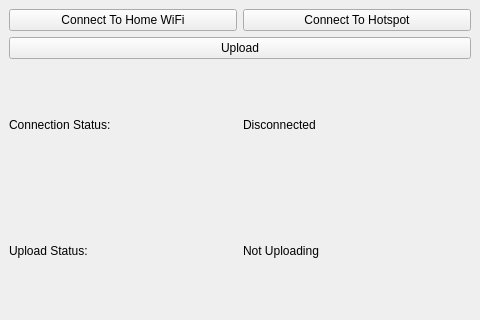
<?xml version="1.0" encoding="UTF-8"?>
<ui version="4.0">
 <class>MainWindow</class>
 <widget class="QMainWindow" name="MainWindow">
  <property name="geometry">
   <rect>
    <x>0</x>
    <y>0</y>
    <width>480</width>
    <height>320</height>
   </rect>
  </property>
  <property name="windowTitle">
   <string>Dashcam Upload</string>
  </property>
  <property name="autoFillBackground">
   <bool>false</bool>
  </property>
  <property name="tabShape">
   <enum>QTabWidget::Rounded</enum>
  </property>
  <widget class="QWidget" name="centralwidget">
   <layout class="QVBoxLayout" name="verticalLayout">
    <item>
     <layout class="QHBoxLayout" name="horizontalLayout_3">
      <item>
       <widget class="QPushButton" name="connectToHomeBtn">
        <property name="text">
         <string>Connect To Home WiFi</string>
        </property>
       </widget>
      </item>
      <item>
       <widget class="QPushButton" name="connectToHotspotBtn">
        <property name="text">
         <string>Connect To Hotspot</string>
        </property>
       </widget>
      </item>
     </layout>
    </item>
    <item>
     <layout class="QVBoxLayout" name="verticalLayout_2">
      <item>
       <widget class="QPushButton" name="uploadBtn">
        <property name="text">
         <string>Upload</string>
        </property>
       </widget>
      </item>
     </layout>
    </item>
    <item>
     <layout class="QHBoxLayout" name="horizontalLayout_4">
      <item>
       <widget class="QLabel" name="label">
        <property name="text">
         <string>Connection Status:</string>
        </property>
       </widget>
      </item>
      <item>
       <widget class="QLabel" name="connectionStatus">
        <property name="text">
         <string>Disconnected</string>
        </property>
       </widget>
      </item>
     </layout>
    </item>
    <item>
     <layout class="QHBoxLayout" name="horizontalLayout_5">
      <item>
       <widget class="QLabel" name="label_3">
        <property name="text">
         <string>Upload Status:</string>
        </property>
       </widget>
      </item>
      <item>
       <widget class="QLabel" name="uploadStatus">
        <property name="text">
         <string>Not Uploading</string>
        </property>
       </widget>
      </item>
     </layout>
    </item>
   </layout>
  </widget>
 </widget>
 <resources/>
 <connections/>
</ui>
